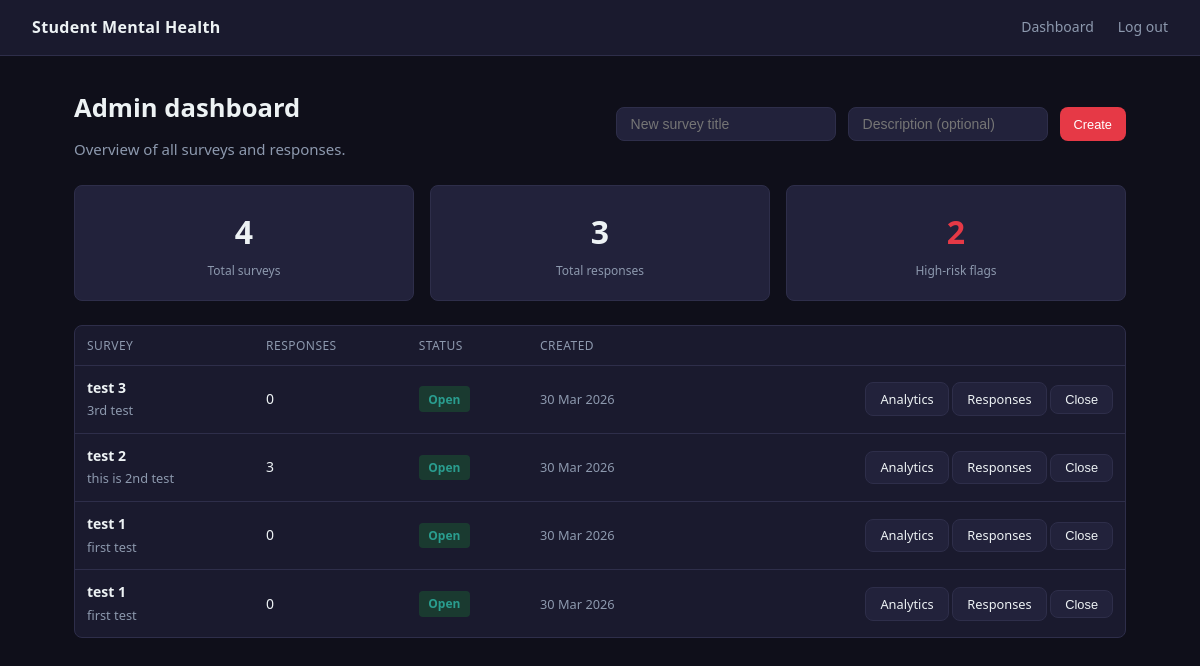
Before: /admin-dashboard/ (signed in) with the older database file.
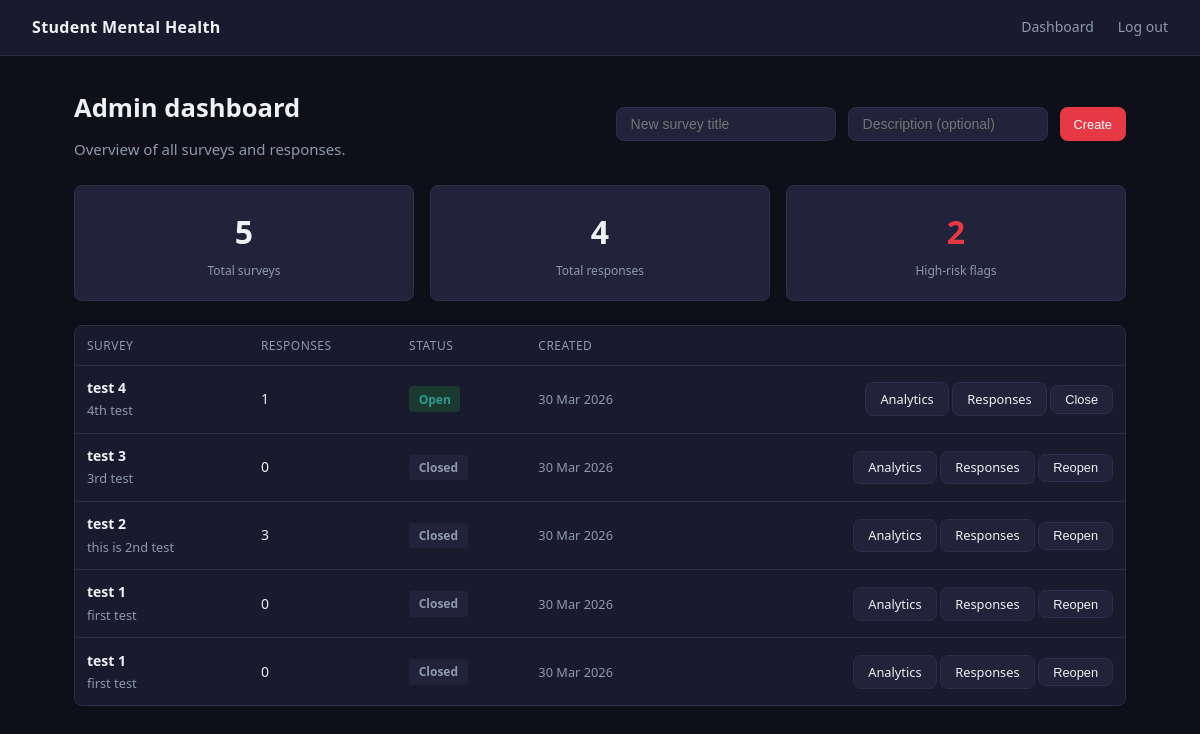
After: the same page with the newer database file.
### core/models.py (models this page shows, shortened)
class Survey(models.Model):
    id          = models.CharField(max_length=5, primary_key=True)
    title       = models.CharField(max_length=200)
    description = models.TextField(blank=True)
    is_active   = models.BooleanField(default=True)
    created_at  = models.DateTimeField(auto_now_add=True)
    closed_at   = models.DateTimeField(null=True, blank=True)

### core/views.py (the view)
# urls.py: path("admin-dashboard/",              views.admin_dashboard,   name="admin_dashboard"),
@login_required
@user_passes_test(_is_admin)
def admin_dashboard(request):
    surveys = Survey.objects.annotate(
        response_count = Count("surveyresponse"),
    ).order_by("-created_at")
    total_responses = SurveyResponse.objects.count()
    total_high_risk = PredictionResult.objects.filter(prediction=1).count()
    context = {
        "surveys":          surveys,
        "total_responses":  total_responses,
        "total_high_risk":  total_high_risk,
    }
    return render(request, "admin_dashboard.html", context)

### core/views.py (called while the page is built)
def _is_admin(user) -> bool:
    return user.is_authenticated and user.is_staff

### core/templates/admin_dashboard.html (shortened to what this page needs)
{% extends "base.html" %}
{% block content %}
<div class="container-wide">
    <div class="flex-between" style="margin-bottom:1.5rem;">
        <div>
            <h1>Admin dashboard</h1>
            <p style="margin:0;">Overview of all surveys and responses.</p>
        </div>
        <form method="post" action="{% url 'create_survey' %}" style="display:flex; gap:0.75rem;">
            <input type="text" name="title" placeholder="New survey title" required
                   style="background:var(--card); border:1px solid var(--border); border-radius:var(--radius); color:var(--text); padding:0.5rem 0.875rem; font-size:0.875rem; width:220px;">
            <input type="text" name="desc" placeholder="Description (optional)"
                   style="background:var(--card); border:1px solid var(--border); border-radius:var(--radius); color:var(--text); padding:0.5rem 0.875rem; font-size:0.875rem; width:200px;">
            <button type="submit" class="btn btn-primary btn-sm">Create</button>
        </form>
    </div>
    <div class="stat-row">
        <div class="stat-card">
            <div class="stat-value">{{ surveys.count }}</div>
            <div class="stat-label">Total surveys</div>
        </div>
        <div class="stat-card">
            <div class="stat-value">{{ total_responses }}</div>
            <div class="stat-label">Total responses</div>
        </div>
        <div class="stat-card">
            <div class="stat-value" style="color:var(--accent);">{{ total_high_risk }}</div>
            <div class="stat-label">High-risk flags</div>
        </div>
    </div>
    <div class="card" style="padding:0; overflow:hidden;">
        <table>
            <thead>
                <tr>
                    <th>Survey</th>
                    <th>Responses</th>
                    <th>Status</th>
                    <th>Created</th>
                    <th></th>
                </tr>
            </thead>
            <tbody>
                {% for survey in surveys %}
                <tr>
                    <td>
                        <strong>{{ survey.title }}</strong>
                        {% if survey.description %}
                        <br><span class="text-muted" style="font-size:0.8rem;">{{ survey.description|truncatechars:60 }}</span>
                        {% endif %}
                    </td>
                    <td>{{ survey.response_count }}</td>
                    <td>
                        {% if survey.is_active %}
                            <span class="badge badge-low">Open</span>
                        {% else %}
                            <span class="badge" style="background:var(--card); color:var(--muted);">Closed</span>
                        {% endif %}
                    </td>
                    <td class="text-muted" style="font-size:0.8rem;">{{ survey.created_at|date:"d M Y" }}</td>
                    <td style="text-align:right; white-space:nowrap;">
                        <a href="{% url 'survey_analytics' survey.id %}" class="btn btn-secondary btn-sm">Analytics</a>
                        <a href="{% url 'survey_details' survey.id %}" class="btn btn-secondary btn-sm">Responses</a>
                        <form method="post" action="{% url 'toggle_survey' survey.id %}" style="display:inline;">
                            <button type="submit" class="btn btn-secondary btn-sm">
                                {% if survey.is_active %}Close{% else %}Reopen{% endif %}
                            </button>
                        </form>
                    </td>
                </tr>
                {% empty %}
                <tr><td colspan="5" style="text-align:center; color:var(--muted); padding:2rem;">No surveys yet.</td></tr>
                {% endfor %}
            </tbody>
        </table>
    </div>
</div>
{% endblock %}

### core/templates/base.html (shortened to what this page needs)
<!DOCTYPE html>
<html lang="en">
<head>
</head>
<body>
<nav class="navbar">
    <a class="navbar-brand" href="/">Student Mental Health</a>
    <div class="navbar-links">
        {% if user.is_authenticated %}
            {% if user.is_staff %}
                <a href="{% url 'admin_dashboard' %}">Dashboard</a>
            {% else %}
                <a href="{% url 'survey_list' %}">Surveys</a>
            {% endif %}
            <a href="{% url 'logout' %}">Log out</a>
        {% endif %}
    </div>
</nav>
<div>
    {% block content %}{% endblock %}
</div>
</body>
</html>

### core/templates/base.html (style rules this page uses)
*, *::before, *::after { box-sizing: border-box; margin: 0; padding: 0; }
:root { --bg: #0f0f1a; --surface: #1a1a2e; --card: #22223b; --border: #2e2e4a; --accent: #e63946; --accent2: #f4a261; --positive: #2a9d8f; --text: #edf2f4; --muted: #8d99ae; --radius: 8px; }
body { font-family: "Segoe UI", system-ui, sans-serif; background: var(--bg); color: var(--text); min-height: 100vh; font-size: 15px; line-height: 1.6; }
.navbar { background: var(--surface); border-bottom: 1px solid var(--border); padding: 0 2rem; display: flex; align-items: center; justify-content: space-between; height: 56px; }
.navbar-brand { font-size: 1rem; font-weight: 600; color: var(--text); text-decoration: none; letter-spacing: 0.02em; }
.navbar-links { display: flex; gap: 1.5rem; align-items: center; }
.navbar-links a { color: var(--muted); text-decoration: none; font-size: 0.875rem; transition: color 0.15s; }
.container-wide { max-width: 1100px; margin: 0 auto; padding: 2rem 1.5rem; }
.card { background: var(--surface); border: 1px solid var(--border); border-radius: var(--radius); padding: 1.75rem; margin-bottom: 1.25rem; }
h1 { font-size: 1.6rem; font-weight: 600; margin-bottom: 0.5rem; }
p { color: var(--muted); margin-bottom: 1rem; }
.btn { display: inline-block; padding: 0.6rem 1.5rem; border-radius: var(--radius); font-size: 0.9rem; font-weight: 500; cursor: pointer; border: none; text-decoration: none; transition: opacity 0.15s; }
.btn-primary { background: var(--accent); color: #fff; }
.btn-secondary { background: var(--card); color: var(--text); border: 1px solid var(--border); }
.btn-sm { padding: 0.35rem 0.875rem; font-size: 0.8rem; }
.badge { display: inline-block; padding: 0.2rem 0.6rem; border-radius: 4px; font-size: 0.75rem; font-weight: 600; }
.badge-low { background: #1a3a30; color: #2a9d8f; }
.stat-row { display: grid; grid-template-columns: repeat(auto-fit, minmax(150px, 1fr)); gap: 1rem; margin-bottom: 1.5rem; }
.stat-card { background: var(--card); border: 1px solid var(--border); border-radius: var(--radius); padding: 1.25rem; text-align: center; }
.stat-card .stat-value { font-size: 2rem; font-weight: 700; }
.stat-card .stat-label { font-size: 0.75rem; color: var(--muted); margin-top: 0.25rem; }
table { width: 100%; border-collapse: collapse; font-size: 0.875rem; }
th { text-align: left; padding: 0.6rem 0.75rem; color: var(--muted); font-weight: 500; border-bottom: 1px solid var(--border); font-size: 0.75rem; text-transform: uppercase; letter-spacing: 0.04em; }
td { padding: 0.7rem 0.75rem; border-bottom: 1px solid var(--border); }
tr:last-child td { border-bottom: none; }
.text-muted { color: var(--muted); }
.flex-between { display: flex; align-items: center; justify-content: space-between; }

Changed rows visible on the page:
added Survey: title "test 4", description "4th test", response_count "1", is_active "Open", created_at "30 Mar 2026"
changed Survey "test 3": is_active "Open Close" → "Closed Reopen"
changed Survey "test 2": is_active "Open Close" → "Closed Reopen"
changed Survey (number 4 of 5 on the later page): is_active "Open Close" → "Closed Reopen"
changed Survey (number 5 of 5 on the later page): is_active "Open Close" → "Closed Reopen"
Other visible differences:
{{ surveys.count }}: "4" → "5"
{{ total_responses }}: "3" → "4"
